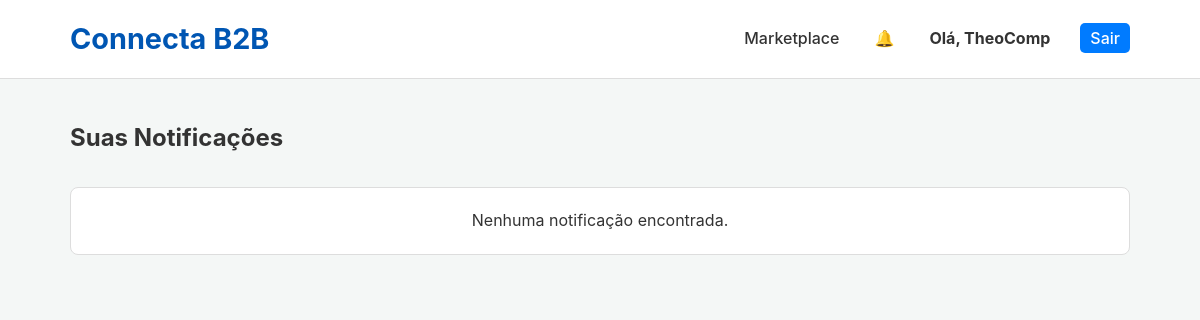
Before: /notifications (signed in) with the older database file.
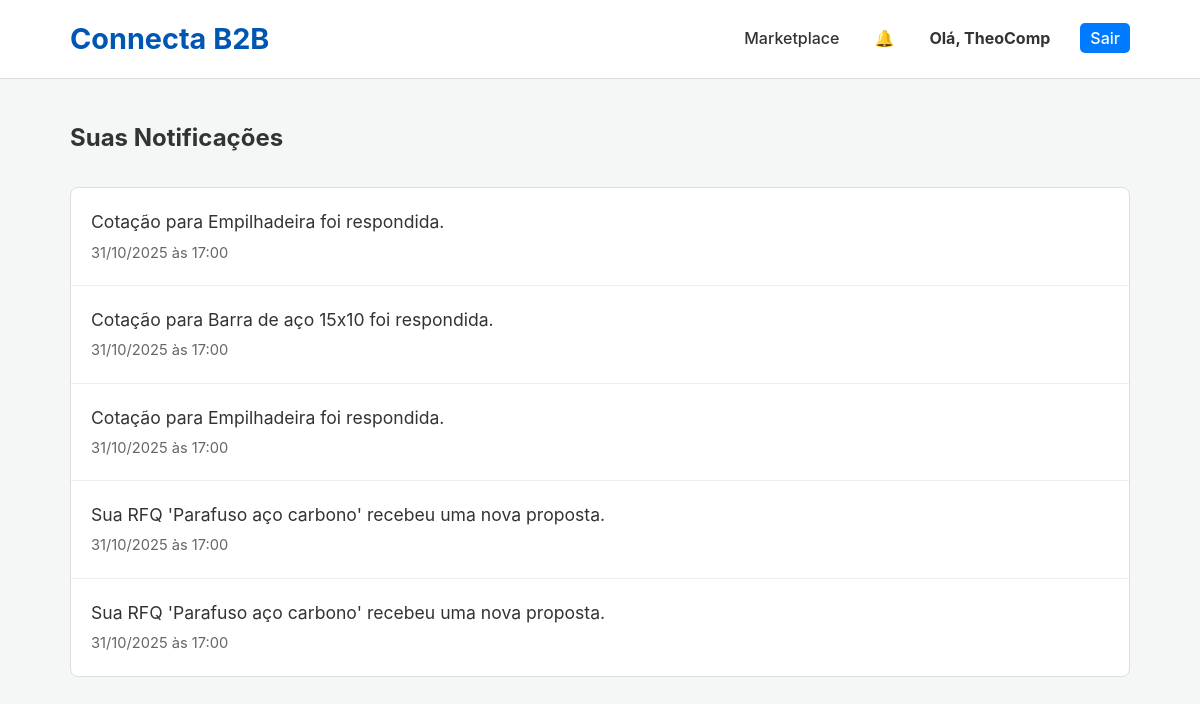
After: the same page with the newer database file.
### app.py (models this page shows)
class Notification(db.Model):
    id = db.Column(db.Integer, primary_key=True); message = db.Column(db.String(255), nullable=False); link = db.Column(db.String(255), nullable=True); timestamp = db.Column(db.DateTime, index=True, default=datetime.utcnow); read = db.Column(db.Boolean, default=False); recipient_id = db.Column(db.Integer, db.ForeignKey('company.id'), nullable=False)

### app.py (the view)
@app.route('/notifications')
@login_required
def notifications():
    company = db.session.get(Company, session['company_id'])
    for n in company.notifications: n.read = True
    db.session.commit()
    notifications = Notification.query.filter_by(recipient_id=company.id).order_by(Notification.timestamp.desc()).all()
    return render_template('notifications.html', notifications=notifications)

### app.py (called while the page is built)
def login_required(f):
    @wraps(f)
    def decorated_function(*args, **kwargs):
        if 'company_id' not in session: flash('Você precisa estar logado.', 'error'); return redirect(url_for('login'))
        return f(*args, **kwargs)
    return decorated_function

@app.context_processor
def inject_notifications():
    if 'company_id' in session:
        unread_count = db.session.query(Notification).filter_by(recipient_id=session['company_id'], read=False).count()
        cart_item_count = len(session.get('cart', {})) if session.get('user_type') == 'buyer' else 0
        return dict(unread_notifications=unread_count, cart_item_count=cart_item_count)
    return dict(unread_notifications=0, cart_item_count=0)

### templates/notifications.html (shortened to what this page needs)
<!DOCTYPE html>
<html lang="pt-br">
<head>
    <link rel="stylesheet" href="{{ url_for('static', filename='css/style.css') }}">
</head>
<body>
    <header class="main-header">
        <div class="container">
            <a href="{{ url_for('dashboard') }}" style="text-decoration: none;"><h1 class="logo">Connecta B2B</h1></a>
            <nav class="main-nav">
                <ul>
                    <li><a href="{{ url_for('products') }}">Marketplace</a></li>
                    <li><a href="{{ url_for('notifications') }}" style="position: relative; padding: 5px;">&#128276; </a></li>
                    <li><a href="{{ url_for('dashboard') }}"><strong>Olá, {{ session.company_name }}</strong></a></li>
                    <li><a href="{{ url_for('logout') }}" class="login-button">Sair</a></li>
                </ul>
            </nav>
        </div>
    </header>
    <main class="container page-container">
        <h2 style="margin-bottom: 30px;">Suas Notificações</h2>
        <div class="notification-list">
            {% for notification in notifications %}
                <div class="notification-item">
                    <a href="{{ notification.link or '#' }}">
                        <p>{{ notification.message }}</p>
                        <small>{{ notification.timestamp.strftime('%d/%m/%Y às %H:%M') }}</small>
                    </a>
                </div>
            {% else %}
                <div style="padding: 20px; text-align: center;">
                    <p>Nenhuma notificação encontrada.</p>
                </div>
            {% endfor %}
        </div>
    </main>
</body>
</html>

Changed rows visible on the page:
added Notification: message "Cotação para Empilhadeira foi respondida.", timestamp "31/10/2025 às 17:00"
added Notification: message "Cotação para Barra de aço 15x10 foi respondida.", timestamp "31/10/2025 às 17:00"
added Notification: message "Cotação para Empilhadeira foi respondida.", timestamp "31/10/2025 às 17:00"
added Notification: message "Sua RFQ 'Parafuso aço carbono' recebeu uma nova proposta.", timestamp "31/10/2025 às 17:00"
added Notification: message "Sua RFQ 'Parafuso aço carbono' recebeu uma nova proposta.", timestamp "31/10/2025 às 17:00"
Other visible differences:
text no longer shown: "Nenhuma notificação encontrada."
